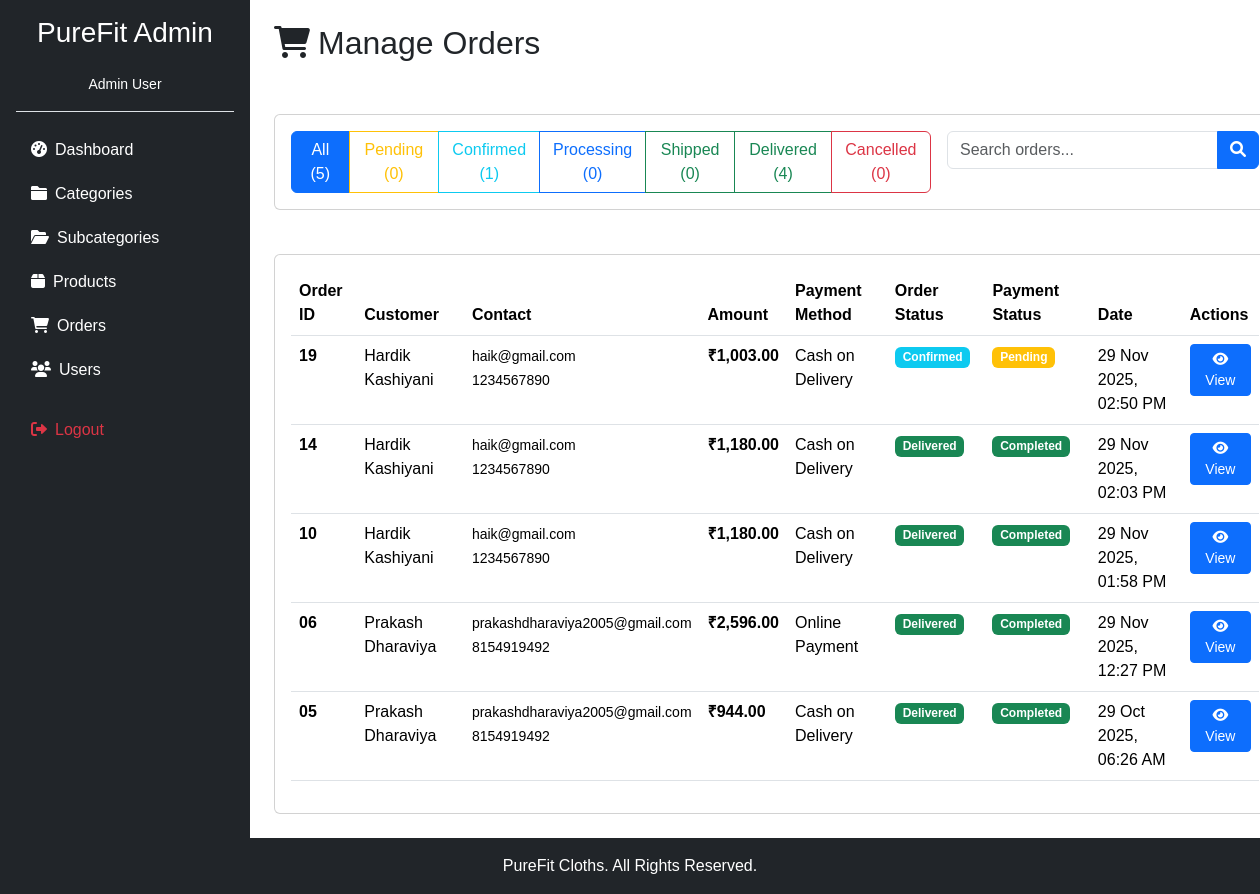
Page /admin/manage_orders.php (signed in) on the earlier database version.
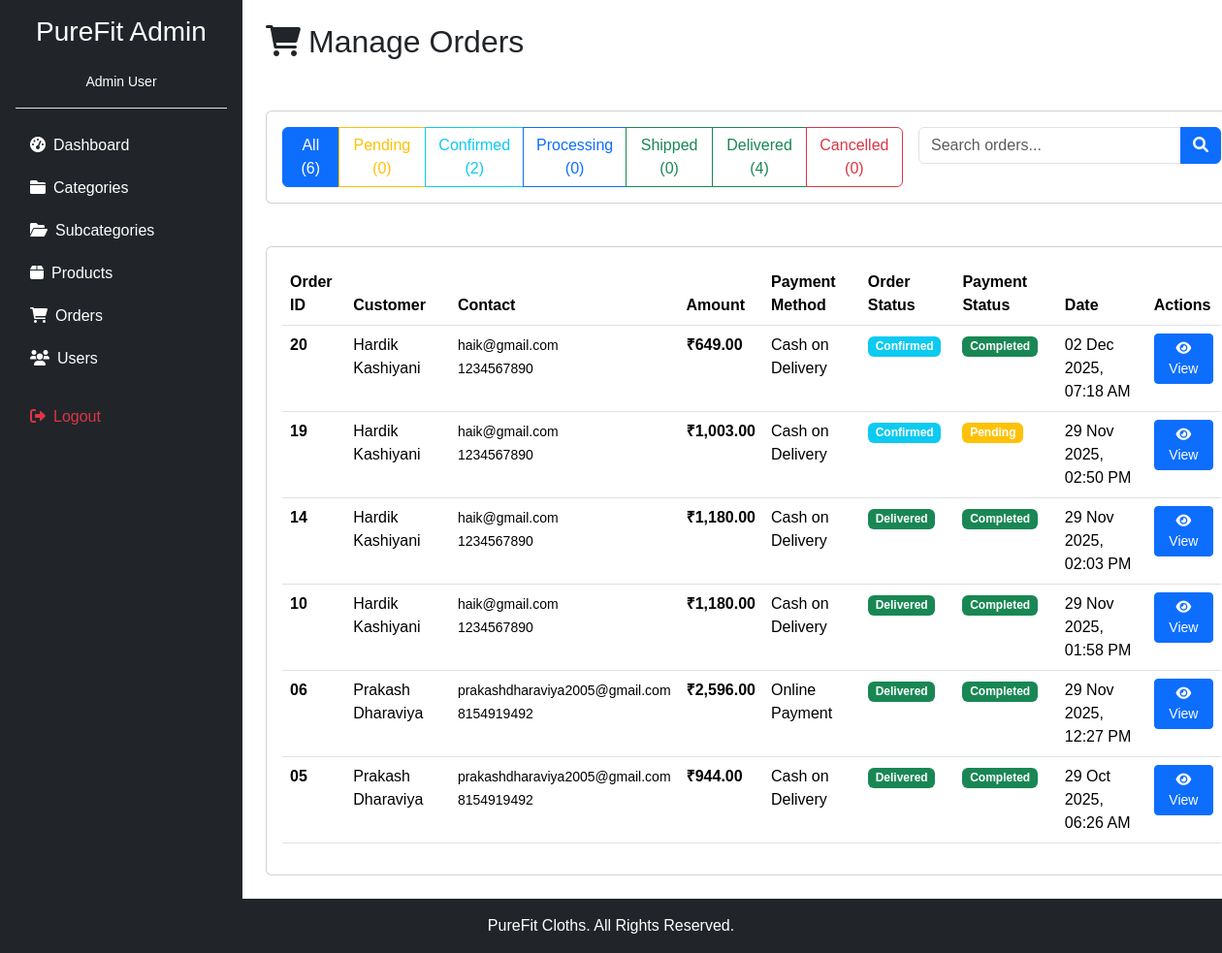
Same page on the later database version.
### tables this page shows
CREATE TABLE `orders` (
  `order_id` int(11) NOT NULL,
  `user_id` int(11) NOT NULL,
  `total_amount` decimal(12,2) NOT NULL DEFAULT 0.00,
  `shipping_address` text NOT NULL,
  `payment_method_id` int(11) NOT NULL,
  `order_status` varchar(30) NOT NULL DEFAULT 'pending',
  `payment_status` varchar(30) NOT NULL DEFAULT 'pending',
  `transaction_id` varchar(150) DEFAULT NULL,
  `payment_notes` text DEFAULT NULL,
  `created_at` timestamp NOT NULL DEFAULT current_timestamp(),
  `updated_at` timestamp NOT NULL DEFAULT current_timestamp() ON UPDATE current_timestamp()
);

CREATE TABLE `users` (
  `user_id` int(11) NOT NULL,
  `username` varchar(60) NOT NULL,
  `email` varchar(150) NOT NULL,
  `password` varchar(255) NOT NULL,
  `first_name` varchar(80) DEFAULT NULL,
  `last_name` varchar(80) DEFAULT NULL,
  `phone` varchar(24) DEFAULT NULL,
  `address` text DEFAULT NULL,
  `role_id` int(11) NOT NULL DEFAULT 2,
  `is_active` tinyint(1) NOT NULL DEFAULT 1,
  `is_email_verified` tinyint(1) DEFAULT 0,
  `is_verified` tinyint(1) NOT NULL DEFAULT 0,
  `verification_token` varchar(255) DEFAULT NULL,
  `verification_sent_at` datetime DEFAULT NULL,
  `verified_at` datetime DEFAULT NULL,
  `created_at` timestamp NOT NULL DEFAULT current_timestamp(),
  `updated_at` timestamp NOT NULL DEFAULT current_timestamp() ON UPDATE current_timestamp()
);

CREATE TABLE `payment_methods` (
  `payment_method_id` int(11) NOT NULL,
  `name` varchar(60) NOT NULL,
  `display_name` varchar(120) DEFAULT NULL,
  `description` text DEFAULT NULL,
  `is_active` tinyint(1) NOT NULL DEFAULT 1,
  `created_at` timestamp NOT NULL DEFAULT current_timestamp(),
  `updated_at` timestamp NOT NULL DEFAULT current_timestamp() ON UPDATE current_timestamp()
);

### admin/manage_orders.php (the view, shortened to what the changed rows need)
<?php
include 'layout.php';
$status_filter = isset($_GET['status']) ? mysqli_real_escape_string($conn, $_GET['status']) : '';
$query = "SELECT o.*, u.first_name, u.last_name, u.email, u.phone, pm.display_name as payment_method
          FROM orders o
          INNER JOIN users u ON o.user_id = u.user_id
          LEFT JOIN payment_methods pm ON o.payment_method_id = pm.payment_method_id
          WHERE 1=1";
$query .= " ORDER BY o.created_at DESC";
$orders_result = mysqli_query($conn, $query);
$status_counts = [];
$status_query = "SELECT order_status, COUNT(*) as count FROM orders GROUP BY order_status";
$status_result = mysqli_query($conn, $status_query);
while ($row = mysqli_fetch_assoc($status_result)) {
    $status_counts[$row['order_status']] = $row['count'];
}
?>
<div class="d-flex justify-content-between align-items-center mb-4">
    <h2><i class="fas fa-shopping-cart me-2"></i>Manage Orders</h2>
</div>
<div class="card mb-4">
    <div class="card-body">
        <div class="row g-3">
            <div class="col-md-8">
                <div class="btn-group" role="group">
                    <a href="manage_orders.php" class="btn btn-<?php echo empty($status_filter) ? 'primary' : 'outline-primary'; ?>">
                        All (<?php echo array_sum($status_counts); ?>)
                    </a>
                    <a href="manage_orders.php?status=pending" class="btn btn-<?php echo $status_filter == 'pending' ? 'warning' : 'outline-warning'; ?>">
                        Pending (<?php echo $status_counts['pending'] ?? 0; ?>)
                    </a>
                    <a href="manage_orders.php?status=confirmed" class="btn btn-<?php echo $status_filter == 'confirmed' ? 'info' : 'outline-info'; ?>">
                        Confirmed (<?php echo $status_counts['confirmed'] ?? 0; ?>)
                    </a>
                    <a href="manage_orders.php?status=processing" class="btn btn-<?php echo $status_filter == 'processing' ? 'primary' : 'outline-primary'; ?>">
                        Processing (<?php echo $status_counts['processing'] ?? 0; ?>)
                    </a>
                    <a href="manage_orders.php?status=shipped" class="btn btn-<?php echo $status_filter == 'shipped' ? 'success' : 'outline-success'; ?>">
                        Shipped (<?php echo $status_counts['shipped'] ?? 0; ?>)
                    </a>
                    <a href="manage_orders.php?status=delivered" class="btn btn-<?php echo $status_filter == 'delivered' ? 'success' : 'outline-success'; ?>">
                        Delivered (<?php echo $status_counts['delivered'] ?? 0; ?>)
                    </a>
                    <a href="manage_orders.php?status=cancelled" class="btn btn-<?php echo $status_filter == 'cancelled' ? 'danger' : 'outline-danger'; ?>">
                        Cancelled (<?php echo $status_counts['cancelled'] ?? 0; ?>)
                    </a>
                </div>
            </div>
        </div>
    </div>
</div>
<div class="card">
    <div class="card-body">
        <div class="table-responsive">
            <table class="table table-hover">
                <thead>
                    <tr>
                        <th>Order ID</th>
                        <th>Customer</th>
                        <th>Contact</th>
                        <th>Amount</th>
                        <th>Payment Method</th>
                        <th>Order Status</th>
                        <th>Payment Status</th>
                        <th>Date</th>
                        <th>Actions</th>
                    </tr>
                </thead>
                <tbody>
                    <?php if (mysqli_num_rows($orders_result) > 0): ?>
                        <?php
                            while ($order = mysqli_fetch_assoc($orders_result)): ?>
                        <tr>
                            <?php $adminOrderShort = sprintf('%02d', $order['order_id'] % 100); ?>
                            <td><strong><?php echo $adminOrderShort; ?></strong></td>
                            <td><?php echo htmlspecialchars($order['first_name'] . ' ' . $order['last_name']); ?></td>
                            <td>
                                <small><?php echo htmlspecialchars($order['email']); ?></small><br>
                                <small><?php echo htmlspecialchars($order['phone'] ?? 'N/A'); ?></small>
                            </td>
                            <td><strong>₹<?php echo number_format($order['total_amount'], 2); ?></strong></td>
                            <td><?php echo htmlspecialchars($order['payment_method'] ?? 'N/A'); ?></td>
                            <td>
                                <?php
                                $status_class = '';
                                switch($order['order_status']) {
                                    case 'confirmed': $status_class = 'info'; break;
                                    case 'delivered': $status_class = 'success'; break;
                                }
                                ?>
                                <span class="badge bg-<?php echo $status_class; ?>"><?php echo ucfirst($order['order_status']); ?></span>
                            </td>
                            <td>
                                <?php
                                $payment_class = '';
                                switch($order['payment_status']) {
                                    case 'pending': $payment_class = 'warning'; break;
                                    case 'completed': $payment_class = 'success'; break;
                                }
                                ?>
                                <span class="badge bg-<?php echo $payment_class; ?>"><?php echo ucfirst($order['payment_status']); ?></span>
                            </td>
                            <td><?php echo date('d M Y, h:i A', strtotime($order['created_at'])); ?></td>
                            <td>
                                <button class="btn btn-sm btn-primary" data-bs-toggle="modal" data-bs-target="#orderModal<?php echo $order['order_id']; ?>">
                                    <i class="fas fa-eye"></i> View
                                </button>
                            </td>
                        </tr>
                        <?php
                            endwhile;
                        ?>
                    <?php endif; ?>
                </tbody>
            </table>
        </div>
    </div>
</div>
<?php include 'footer.php'; ?>

Differences in the rows shown:
added orders: order_id "20", user.last_name "Hardik Kashiyani", user.email "haik@gmail.com", user.phone "1234567890", total_amount "649.00", payment_method.display_name "Cash on Delivery", order_status "Confirmed", payment_status "Completed", created_at "02 Dec 2025, 07:18 AM"
Other differences:
array_sum($status_counts): "5" → "6"
$status_counts['confirmed']: "1" → "2"
